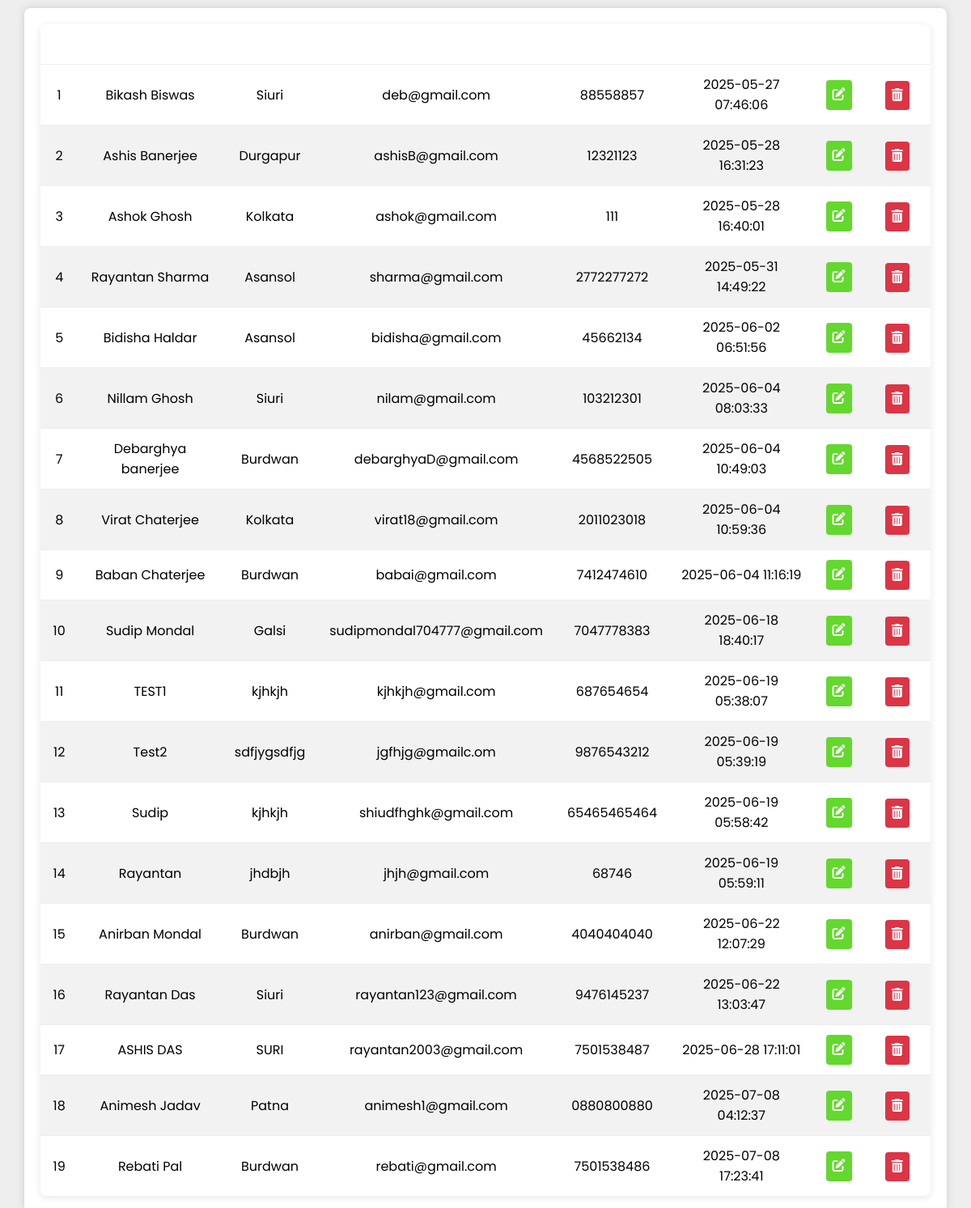
The page /admin/admin_donor.php (signed in) on the database its author committed.
### tables this page shows
CREATE TABLE `users` (
  `user_id` int(11) NOT NULL,
  `username` varchar(100) NOT NULL,
  `address` text NOT NULL,
  `email` varchar(100) NOT NULL,
  `phone` varchar(15) NOT NULL,
  `password` varchar(255) NOT NULL,
  `created_at` timestamp NOT NULL DEFAULT current_timestamp(),
  `reset_otp` varchar(255) DEFAULT NULL,
  `reset_otp_expiry` datetime DEFAULT NULL,
  `updated_at` timestamp NOT NULL DEFAULT current_timestamp() ON UPDATE current_timestamp(),
  `image` varchar(255) DEFAULT NULL
);

### admin/admin_donor.php (the view, shortened to what this page needs)
<?php
$server = "localhost";
$user = "root";
$pass = "";
$db = "food_waste";
$conn = new mysqli($server, $user, $pass, $db);
$result = $conn->query("SELECT * FROM users");
?>
<!DOCTYPE html>
<html>
<head>
    <link rel="stylesheet" href="admin.css">
    <link rel="stylesheet" href="https://cdnjs.cloudflare.com/ajax/libs/font-awesome/6.4.0/css/all.min.css" />
</head>
<body>
<div class="table-container">
    <table>
        <thead>
            <tr>
                <th>ID</th><th>Name</th><th>Address</th><th>Email</th><th>Phone</th>
                <th>Registered</th><th>Edit</th><th>Delete</th>
            </tr>
        </thead>
        <tbody>
        <?php while ($row = $result->fetch_assoc()) { ?>
            <tr>
                <td><?= $row['user_id'] ?></td>
                <td><?= htmlspecialchars($row['username']) ?></td>
                <td><?= htmlspecialchars($row['address']) ?></td>
                <td><?= htmlspecialchars($row['email']) ?></td>
                <td><?= htmlspecialchars($row['phone']) ?></td>
                <td><?= $row['created_at'] ?></td>
                <td>
                    <button class="btn btn-edit"
                        onclick="openModal('<?= $row['user_id'] ?>','<?= htmlspecialchars($row['username']) ?>','<?= htmlspecialchars($row['address']) ?>','<?= htmlspecialchars($row['email']) ?>','<?= htmlspecialchars($row['phone']) ?>')">
                        <i class="fas fa-edit"></i>
                    </button>
                </td>
                <td>
                    <a class="btn btn-delete" href="admin_donor.php? delete_id=<?= $row['user_id'] ?>" onclick="return confirm('Are you sure you want to delete this user?');">
                        <i class="fas fa-trash-alt"></i>
                    </a>
                </td>
            </tr>
        <?php } ?>
        </tbody>
    </table>
</div>
</body>
</html>

### admin/admin.css (style rules this page uses)
* { margin: 0; padding: 0; list-style: none; text-decoration: none; box-sizing: border-box; font-family: 'Poppins', sans-serif; }
:root { --poppins: 'Poppins', sans-serif; --lato: 'Lato', sans-serif; --light: #F9F9F9; --blue: #5500cb; --light-blue: #CFE8FF; --grey: #eee; --dark-grey: #e2dfdf; --dark: #342E37; --red: #ff0800; --yellow: #fec818; --light-yellow: #FFF2C6; --orange: #fa6526; --light-orange: #FFE0D3; }
body { background: var(--grey); overflow-x: hidden; }
.table-container { background: #fff; padding: 20px; border-radius: 8px; box-shadow: 0 0 10px #ccc; width: 95%; margin: 10px auto; overflow-x: auto; }
table { width: 100%; border-collapse: collapse; background: #fff; box-shadow: 0 2px 10px rgba(0, 0, 0, 0.1); border-radius: 8px; overflow: hidden; }
th, td { padding: 12px 15px; text-align: center; border-bottom: 1px solid #eee; }
th { background: linear-gradient(135deg, rgb(9, 3, 94)); color: #fff; font-weight: bold; }
tr:nth-child(even) { background-color: #f2f2f2; }
tr:last-child td { border-bottom: none; }
.btn { border: none; border-radius: 4px; color: white; cursor: pointer; font-size: 14px; padding: 8px; }
.btn i { font-size: 16px; }
.btn-edit, .edit-btn { background-color: rgb(99, 216, 45); }
.btn-delete, .delete-btn { background-color: #dc3545; }
button { background-color: #28a745; color: white; border: none; padding: 10px 15px; border-radius: 4px; cursor: pointer; }

### rows shown on the page
users: user_id "1", username "Bikash Biswas", address "Siuri", email "deb@gmail.com", phone "88558857", created_at "2025-05-27 07:46:06"
users: user_id "2", username "Ashis Banerjee", address "Durgapur", email "ashisB@gmail.com", phone "12321123", created_at "2025-05-28 16:31:23"
users: user_id "3", username "Ashok Ghosh", address "Kolkata", email "ashok@gmail.com", phone "111", created_at "2025-05-28 16:40:01"
users: user_id "4", username "Rayantan Sharma", address "Asansol", email "sharma@gmail.com", phone "2772277272", created_at "2025-05-31 14:49:22"
users: user_id "5", username "Bidisha Haldar", address "Asansol", email "bidisha@gmail.com", phone "45662134", created_at "2025-06-02 06:51:56"
users: user_id "6", username "Nillam Ghosh", address "Siuri", email "nilam@gmail.com", phone "103212301", created_at "2025-06-04 08:03:33"
users: user_id "7", username "Debarghya banerjee", address "Burdwan", email "debarghyaD@gmail.com", phone "4568522505", created_at "2025-06-04 10:49:03"
users: user_id "8", username "Virat Chaterjee", address "Kolkata", email "virat18@gmail.com", phone "2011023018", created_at "2025-06-04 10:59:36"
users: user_id "9", username "Baban Chaterjee", address "Burdwan", email "babai@gmail.com", phone "7412474610", created_at "2025-06-04 11:16:19"
users: user_id "10", username "Sudip Mondal", address "Galsi", email "sudipmondal704777@gmail.com", phone "7047778383", created_at "2025-06-18 18:40:17"
users: user_id "11", username "TEST1", address "kjhkjh", email "kjhkjh@gmail.com", phone "687654654", created_at "2025-06-19 05:38:07"
users: user_id "12", username "Test2", address "sdfjygsdfjg", email "jgfhjg@gmailc.om", phone "9876543212", created_at "2025-06-19 05:39:19"
users: user_id "13", username "Sudip", address "kjhkjh", email "shiudfhghk@gmail.com", phone "65465465464", created_at "2025-06-19 05:58:42"
users: user_id "14", username "Rayantan", address "jhdbjh", email "jhjh@gmail.com", phone "68746", created_at "2025-06-19 05:59:11"
users: user_id "15", username "Anirban Mondal", address "Burdwan", email "anirban@gmail.com", phone "4040404040", created_at "2025-06-22 12:07:29"
users: user_id "16", username "Rayantan Das", address "Siuri", email "rayantan123@gmail.com", phone "9476145237", created_at "2025-06-22 13:03:47"
users: user_id "17", username "ASHIS DAS", address "SURI", email "rayantan2003@gmail.com", phone "7501538487", created_at "2025-06-28 17:11:01"
users: user_id "18", username "Animesh Jadav", address "Patna", email "animesh1@gmail.com", phone "0880800880", created_at "2025-07-08 04:12:37"
users: user_id "19", username "Rebati Pal", address "Burdwan", email "rebati@gmail.com", phone "7501538486", created_at "2025-07-08 17:23:41"
